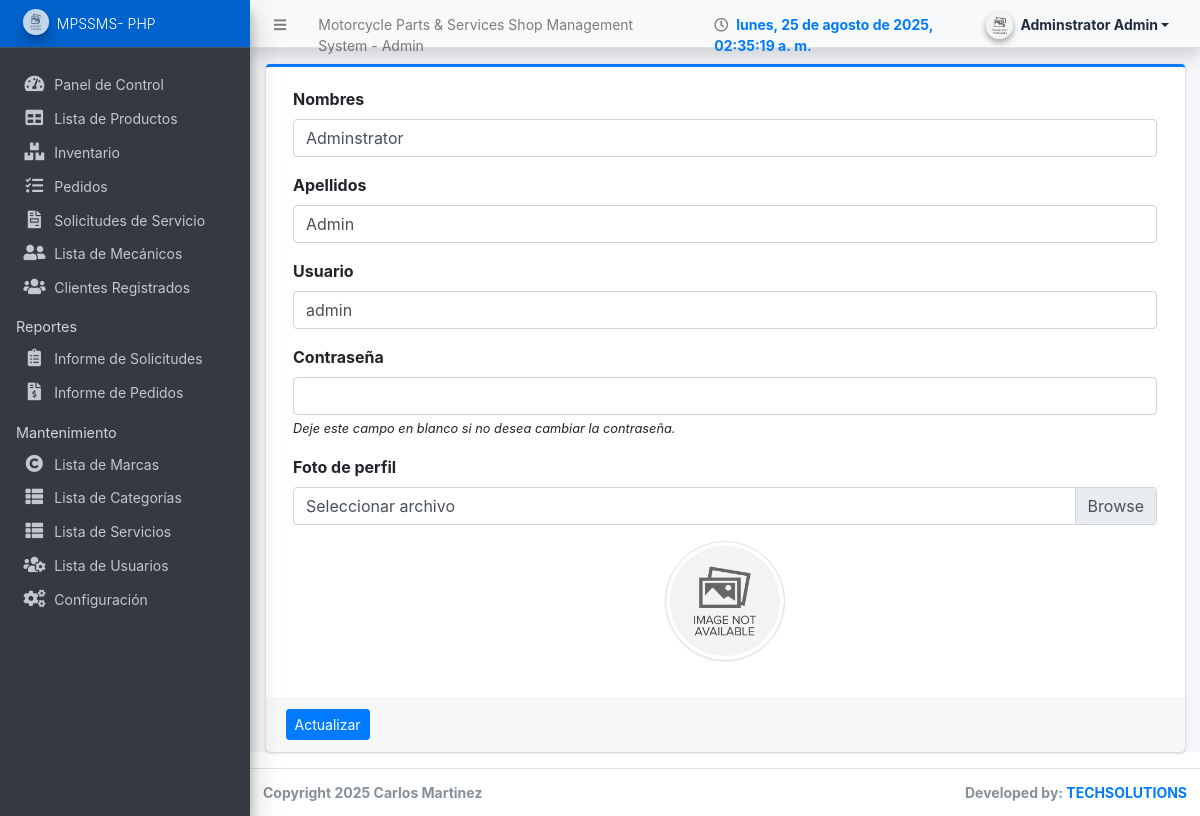
The app's page /admin/?page=user (signed in) with its own data.
### tables this page shows
CREATE TABLE `users` (
  `id` int(50) NOT NULL,
  `firstname` varchar(250) NOT NULL,
  `lastname` varchar(250) NOT NULL,
  `username` text NOT NULL,
  `password` text NOT NULL,
  `avatar` text DEFAULT NULL,
  `last_login` datetime DEFAULT NULL,
  `type` tinyint(1) NOT NULL DEFAULT 0,
  `date_added` datetime NOT NULL DEFAULT current_timestamp(),
  `date_updated` datetime DEFAULT NULL ON UPDATE current_timestamp()
);

### classes/DBConnection.php (called while the page is built, shortened)
<?php
class DBConnection{
    private $host = DB_SERVER;
    private $username = DB_USERNAME;
    private $password = DB_PASSWORD;
    private $database = DB_NAME;
    public $conn;
    public function __construct(){
        if (!isset($this->conn)) {
            $this->conn = new mysqli($this->host, $this->username, $this->password, $this->database);
        }
    }
}
?>

### classes/SystemSettings.php (called while the page is built, shortened)
<?php
class SystemSettings extends DBConnection{
	function userdata($field = ''){
		if(!empty($field)){
			if(isset($_SESSION['userdata'][$field]))
				return $_SESSION['userdata'][$field];
			else
				return null;
		}else{
			return false;
		}
	}
}
$_settings = new SystemSettings();
?>

### config.php (called while the page is built, shortened)
<?php
require_once('classes/DBConnection.php');
require_once('classes/SystemSettings.php');
function validate_image($file){
    $file = explode("?",$file)[0];
	if(!empty($file)){
		if(is_file(base_app.$file)){
			return base_url.$file;
		}else{
			return base_url.'dist/img/no-image-available.png';
		}
	}else{
		return base_url.'dist/img/no-image-available.png';
	}
}
?>

### admin/user/index.php (the view, shortened to what this page needs)
<?php
$user = $conn->query("SELECT * FROM users where id ='".$_settings->userdata('id')."'");
foreach($user->fetch_array() as $k =>$v){
	$meta[$k] = $v;
}
?>
<div class="card card-outline card-primary">
	<div class="card-body">
		<div class="container-fluid">
			<form action="" id="manage-user">
				<div class="form-group">
					<label for="name">Nombres</label>
					<input type="text" name="firstname" id="firstname" class="form-control" value="<?php echo isset($meta['firstname']) ? $meta['firstname']: '' ?>" required>
				</div>
				<div class="form-group">
					<label for="name">Apellidos</label>
					<input type="text" name="lastname" id="lastname" class="form-control" value="<?php echo isset($meta['lastname']) ? $meta['lastname']: '' ?>" required>
				</div>
				<div class="form-group">
					<label for="username">Usuario</label>
					<input type="text" name="username" id="username" class="form-control" value="<?php echo isset($meta['username']) ? $meta['username']: '' ?>" required  autocomplete="off">
				</div>
				<div class="form-group">
					<label for="password">Contraseña</label>
					<input type="password" name="password" id="password" class="form-control" value="" autocomplete="off">
					<small><i>Deje este campo en blanco si no desea cambiar la contraseña.</i></small>
				</div>
				<div class="form-group">
					<label for="" class="control-label">Foto de perfil</label>
					<div class="custom-file">
		              <label class="custom-file-label" for="customFile">Seleccionar archivo</label>
		            </div>
				</div>
				<div class="form-group d-flex justify-content-center">
					<img src="<?php echo validate_image(isset($meta['avatar']) ? $meta['avatar'] :'') ?>" alt="" id="cimg" class="img-fluid img-thumbnail">
				</div>
			</form>
		</div>
	</div>
	<div class="card-footer">
			<div class="col-md-12">
				<div class="row">
					<button class="btn btn-sm btn-primary" form="manage-user">Actualizar</button>
				</div>
			</div>
		</div>
</div>

### admin/user/index.php (style rules this page uses)
img#cimg { height: 15vh; width: 15vh; object-fit: cover; border-radius: 100% 100%; }

### records on screen
users: firstname "Adminstrator", lastname "Admin", username "admin"

### other values on screen
$_settings->info('name') "Motorcycle Parts & Services Shop Management System"
$_settings->userdata('firstname').' '.$_settings->userdata('lastname') "Adminstrator Admin"
$_settings->info('short_name') "MPSSMS- PHP"
